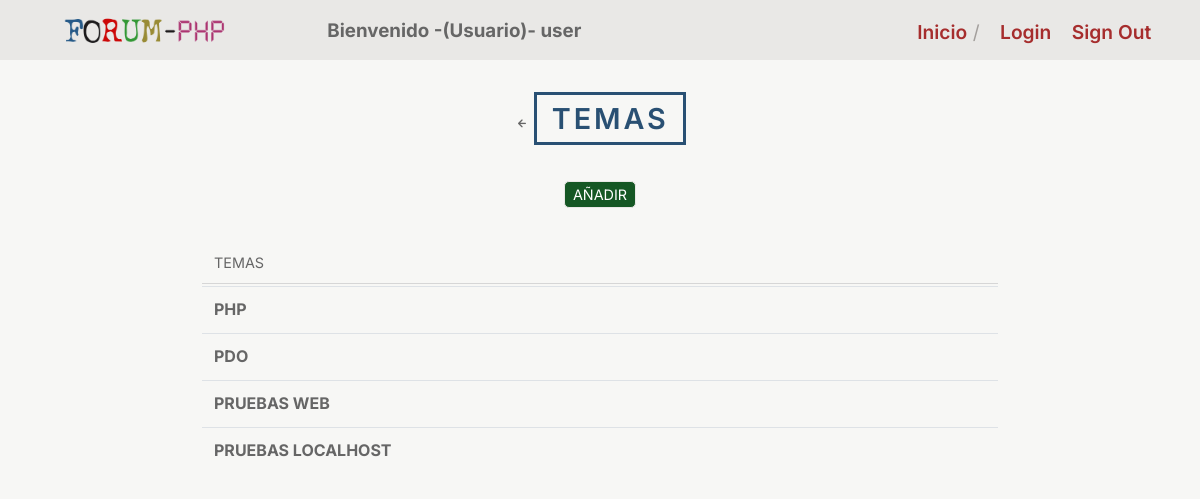
Screenshot of /indexTopics.php?id=27 (signed in) with the database file from the repository.
### tables this page shows
CREATE TABLE `topics` (
  `topic_id` int(8) NOT NULL,
  `topic_subject` varchar(50) NOT NULL,
  `topic_cat` int(8) NOT NULL,
  `topic_by` int(8) NOT NULL
);

### controller/topic_controller.php (called while the page is built, shortened)
<?php
require('./domain/Conecction.php');
require_once('./domain/Topic.php');
function iniTopic($cat_id)
{
    $conection = new Conecction();
    $dbh = $conection->getConection();
    include('view/header_view.php');
    $topic = new Topic();
    $temas = $topic->getTopics($dbh, $cat_id);
    include('model/listtopics_model.php');
    listTopics($dbh, $temas, $cat_id);
}
?>

### domain/Topic.php (called while the page is built, shortened)
<?php
class Topic
{
  public function getTopics($dbh, $cat_id)
  {
    try {
      $stmt = $dbh->prepare("SELECT topic_id, topic_subject, topic_by FROM topics WHERE topic_cat = :id ");
      $stmt->bindParam(":id", $cat_id, PDO::PARAM_INT);
      $stmt->execute();
      $temas = $stmt->fetchAll(PDO::FETCH_ASSOC);
      return $temas;
    } catch (PDOException $e) {
      echo "ERROR: " . $e->getMessage();
      redirect('errorpagePDO_view.php');
    }
  }
}
?>

### view/MemberTopic_view.php (the view, shortened to what this page needs)
<tr>
  <td><a href="indexPost.php?id=<?= $topic['topic_id'] ?>"><strong>
        <?= $topic['topic_subject'] ?>
      </strong></a></td>
</tr>

### model/listtopics_model.php
<?php
function listTopics($dbh, $temas, $cat_id)
{
  ?>
  <main class="container" id="content">
    <section class="header">
      <a href="#" onclick="window.history.back(); return false;">
        <span class='uil-arrow-left'></span>
      </a>
      <h1>Temas</h1>
    </section>
    <table class="categories">
      <tr>
        <th>Temas</th>
        <?php
        foreach ($temas as $topic) {
          include('./view/MemberTopic_view.php');
        }
        ?>
  </main>
  <section class="header">
    <?php
    if ($_SESSION['user_level'] == 0 || $_SESSION['user_level'] == 1) {
      ?>
      <a href="indexAddTopic.php?id=<?= $cat_id ?>" class="btn btn-secondary">Añadir</a>
      <?php
    }
    ?>
  </section>
  <?php
}
?>

### css/styles.css (style rules this page uses)
* { box-sizing: border-box; }
body { margin: 0; color: #666; background-color: #f7f7f5; }
a { color: #666; }
body { font-family: 'Inter', 'Arial', sans-serif; font-size: 100%; }
a { text-decoration: none; }
h1 { font-size: 1.8em; }
h1, h2 { font-weight: 600; margin: 0 0 0.14em 0; }
.container { margin: 0 auto 0 auto; max-width: 94%; }
.header { text-align: center; margin-bottom: 2em; text-transform: uppercase; }
.header h1 { color: #295073; border: 3px solid #295073; letter-spacing: 0.1em; display: inline-block; padding: .2em .5em; }
.btn, .btn-search { color: #fff; background: #295073; display: inline-block; width: min-content; white-space: nowrap; border: 1px solid transparent; border-radius: 5px; padding: .1rem .5rem; line-height: 1.5; vertical-align: middle; text-transform: uppercase; }
.btn { font-size: 0.9rem; }
.btn-secondary { color: #fff; background: #155724; border-color: #e9e8e6; }
table { width: 100%; margin-top: 2rem; table-layout: auto; background-color: transparent; border-collapse: separate; }
table.admin, table.categories { max-width: 800px; margin: 0 auto; }
th { text-align: left; text-transform: uppercase; font-size: 0.9rem; font-weight: normal; border-bottom: 1px solid #d6d6d6; padding: .75rem; vertical-align: top; }
td { padding: .75rem; vertical-align: top; border-top: 1px solid #dee2e6; }

### rows the page displays
topics: topic_subject "PHP"
topics: topic_subject "PDO"
topics: topic_subject "PRUEBAS WEB"
topics: topic_subject "PRUEBAS LOCALHOST"

### other values shown
$_SESSION['user_name'] "user"
